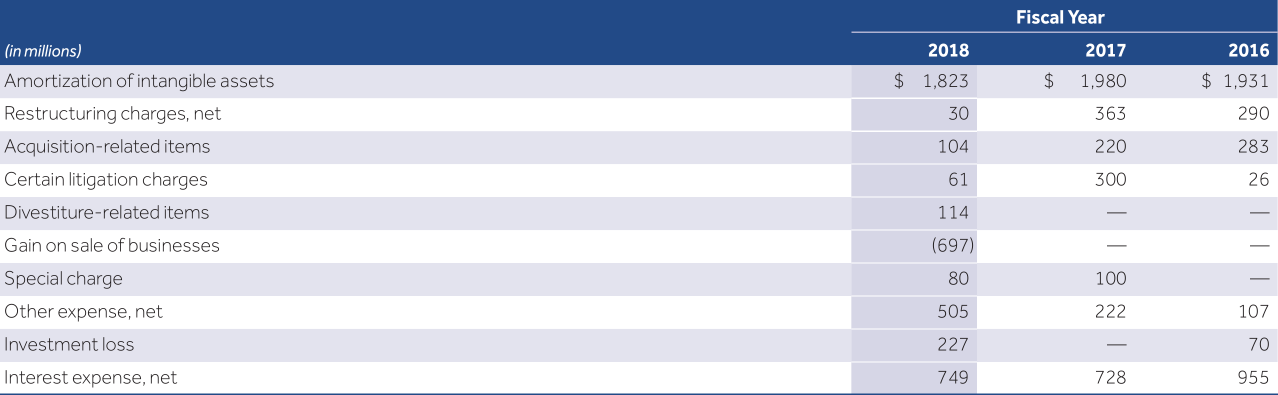
#> input picture dataset/test_data/file4.png, 2555 x 790 px (shown at 1/2 size)
$ jupyter execute --allow-errors ocr_predict.ipynb   (shell and % lines are left out)
#> lines starting #> are read from the running program, lines starting #| are printed output that depends on the picture; after the words box and inside, x2 and y2 are one past the last pixel; in counts of white or black regions, pixels touching at a corner belong together
### script/ocr_preprocess.py
import cv2
import matplotlib.pyplot as plt
import numpy as np
import os
from PIL import Image


def remove_background(img=None, method='binary',thresh=150, sharpen=True, tozero_thresh=None):
    """
    processes the input image by thresholding, sharpening, or recoloring,
    and returns a binary/grayscale image

    arguments
    -----------
    img             array, the input RGB image as a numpy array with shape (height, width, channel)
    method          str, method of image processing, e.g. 'binary', 'tozero', 'OTSU', 'adaptive'
                    -- 'binary' for binary thresholding --> generates binary image
                    -- 'tozero' for tozero thresholding --> generates grayscale image
                    -- 'OTSU' for OTSU thresholding --> generates binary image
                    -- 'adaptive' for adaptive thresholding --> generates binary image
    thresh          int, range [0,255], the threshold value for binary image, default = 150
    sharpen         bool, whether to sharpen the input image, default = True
    tozero_thresh   tuple/list, the low and high thresholds applied ONLY when method='tozero',
                    e.g. (100, 200) would change values under 100 to 0 (black) and change values
                    over 200 to 255 (white), default = None


    returns
    -----------
    _params         str, a string containing input parameter values
    thresh_values   array, the processed grayscale image as a numpy array with shape (height, width)

    """
    # make sure the input image is valid
    assert img is not None and method in ['binary', 'tozero', 'OTSU', 'adaptive']

    #sharpen (not applied to adaptive shresholding)
    if sharpen and method != 'adaptive':
        kernel = np.array([[0, -1, 0],
                           [-1, 5,-1],
                           [0, -1, 0]])
        img = cv2.filter2D(src=img, ddepth=-1, kernel=kernel)

    #grayscale
    gray = cv2.cvtColor(img, cv2.COLOR_BGR2GRAY) if img.shape[-1] == 3 else img

    func = cv2.THRESH_BINARY_INV

    if method == 'binary':
        ret, thresh_values = cv2.threshold(gray,thresh, 255, func)
    elif method == 'tozero':
        ret, thresh_values = cv2.threshold(gray, thresh, 255, cv2.THRESH_BINARY+cv2.THRESH_TOZERO)
    elif method == 'OTSU':
        ret, thresh_values = cv2.threshold(gray, thresh, 255, cv2.THRESH_OTSU)
    elif method == 'adaptive':
        thresh_values = cv2.adaptiveThreshold(~gray, 255, cv2.ADAPTIVE_THRESH_MEAN_C, func, 5, 10)

    # Further process each row for images with multiple background colors
    for row in range(thresh_values.shape[0]):
        if method == 'tozero':
            # tozero shresholding generates grayscale image instead of binary image
            ret, r = cv2.threshold(thresh_values[row,:].reshape(-1,1),thresh,255,cv2.THRESH_BINARY)
            # count occurrences of color values
            unique, counts = np.unique(r.reshape(-1,), return_counts=True)
            #thresh_values[row,:] = 0.7*r.reshape(-1,)+0.3*thresh_values[row,:]
            if tozero_thresh is not None and len(tozero_thresh) == 2 :
                l,h = tozero_thresh
                thresh_values[row,:] = np.where(thresh_values[row,:] >= h, 255, thresh_values[row,:])
                thresh_values[row,:] = np.where(thresh_values[row,:] <= l, 0, thresh_values[row,:])
        else:
            #count occurrences of color values
            unique, counts = np.unique(thresh_values[row,:], return_counts=True)

        dic = dict(zip(unique, counts))

        # if this row has no characters, skip
        if 0 not in dic.keys(): continue    #thresh_values[row,:] = 0*thresh_values[row,:]
        # if this row has white characters in a dark background, flip the colors
        elif 255 not in dic.keys() or dic[0] > dic[255]:
            # inverse colors
            thresh_values[row,:] = 255-thresh_values[row,:]


    _params = method+', shreshold='+ str(thresh) + int(sharpen)*', sharpened'
    #return a parameter string and a binary/grayscale image with white background
    return _params, thresh_values

def get_structure(thresh_values=None, binary=True):
    """
    gets structures of the binary/grayscale input image
    and returns a binary/grayscale image

    arguments
    -----------
    thresh_values   array, the input binary/grayscale image as a numpy array with shape (height, width)
    binary          bool, force to return a binary image if binary = True, default = True

    returns
    -----------
    thresh_values   array, the processed image with structural lines, as a numpy array with
                    shape (height, width)

    """
    # make sure the input image is valid
    assert thresh_values is not None

    row, col = thresh_values.shape
    thresh_values = np.where(thresh_values <= 150, 0, thresh_values)
    thresh_values = np.where(thresh_values >= 200, 255, thresh_values)

    v_lines = []
    # GET VERTICAL BORDER LINES
    for c in range(col):
        unique, counts = np.unique(thresh_values[:,c], return_counts=True)
        dic = dict(zip(unique, counts))
        #print(dic)
        if 0 not in dic.keys() or dic[0] <= 1: #thresh_values[:,c] = 0
            v_lines.append(c)

    # GET HORIZONTAL BORDER LINES
    for r in range(row):
        for c in range(col//10, col, 5):
            # if the row has a semi-structured/incomplete border line with length of at
            # least 1/10 of the width, complete the line
            if all(0 == thresh_values[r,(c-col//10):c]):
                thresh_values[r-2:r,:] = 0
                break
        unique, counts = np.unique(thresh_values[r,:], return_counts=True)
        dic = dict(zip(unique, counts))
        # if the row has no characters, draw a black line
        if 0 not in dic.keys():
            thresh_values[r,:] = 0
        # if the entire row is black, skip
        elif dic[0] == col: continue
        # if the row has characters, hide the characters with light colors
        else:
            thresh_values[r,:] = np.where(thresh_values[r,:] == 0, 220, thresh_values[r,:])

    #print(np.unique(thresh_values, return_counts=True))

    for c in v_lines:
        thresh_values[:,c-1:c+1] = 0

    if binary:
        ret, thresh_values = cv2.threshold(thresh_values, 160, 255, cv2.THRESH_BINARY)

    return thresh_values


def get_borders(structured=None, kernel0=2, kernel1=7,
                erode0_iter=1, erode1_iter=1, dilate0_iter=2, dilate1_iter=3,
                stripe0=4, stripe1=6, plot=True, img=None, img_name=None):
    """
    gets structures of the binary/grayscale input image
    and returns a binary/grayscale image

    arguments
    -----------
    structured      array, the input binary/grayscale image as a numpy array with shape (height, width)
    kernel0         int, range [1,height), the kernel size for cv2.MORPH_RECT. Used for horizontal border
                    lines, default = 2
                    -- Tip: for short tables or tables with many lines, use a smaller kernel0
    kernel1         int, range [1,width), the kernel size for cv2.MORPH_RECT. Used for vertical border lines,
                    default = 7
                    -- Tip: for wide tables or tables with a few columns, use a larger kernel1
    erode0_iter     int, range [1,inf), the number of iterations for horizontal erosion, default = 1
    erode1_iter     int, range [1,inf), the number of iterations for vertical erosion, default = 1
    dilate0_iter    int, range [1,inf), the number of iterations for horizontal dilation, default = 2
    dilate1_iter    int, range [1,inf), the number of iterations for vertical dilation, default = 3
    stripe0         int, range [1,inf), the minimum width for a horizontal line to be considered as a
                    border, default=4
    stripe1         int, range [1,inf), the minimum width for a vertical line to be considered as a
                    border, default=6
    plot            bool, display results if plot = True, default = True

    returns
    -----------
    coords          array, the processed image with structural lines, as a numpy array with
                    shape (height, width)

    """

    # make sure the input image is valid
    assert thresh_values is not None

    r,c = structured.shape

    #recognize horizontal lines
    kernel = cv2.getStructuringElement(cv2.MORPH_RECT,(1,kernel0))
    eroded = cv2.erode(structured, kernel, iterations = erode0_iter)
    dilatedrow = cv2.dilate(eroded, kernel, iterations = dilate0_iter)

    #recognize vertical lines
    kernel = cv2.getStructuringElement(cv2.MORPH_RECT,(kernel1,1))
    eroded = cv2.erode(structured, kernel, iterations = erode1_iter)
    #change iterations based on image quality
    dilatedcol = cv2.dilate(eroded, kernel, iterations = dilate1_iter)

    #recognize intersections
    bitwiseAnd = cv2.bitwise_and(dilatedcol,dilatedrow)

    #merge
    #merge = cv2.add(dilatedcol, dilatedrow)

    #get intersection coordinates
    xs, ys = np.where(bitwiseAnd>1)

    xs.sort()
    ys.sort()
    #print(np.unique(xs))
    #print(np.unique(ys))


    listx=[0]
    for i in range(1,len(xs)):
        if(xs[i]-xs[i-1] >= stripe0):
            listx.append((xs[i]+xs[i-1])//2)
    listx.append(r-1) #add the right edge

    listy=[0]
    for i in range(1,len(ys)):
        if(ys[i]-ys[i-1] >= stripe1):
            listy.append(ys[i]-stripe1)
    listy.append(c-1) #add the bottom edge


    coords = np.array([[x,y] for x in listx for y in listy])

    print('Row coordinates: ', listx)
    print('Column coordinates: ', listy)


    if plot:
        assert img is not None and img_name is not None
        plots_ = dict()
        if img is not None:
            plots_['original image with border coordinates'] = img
        subtitle = img_name + ': ' if img_name is not None else ""
        plots_['intersections'] = bitwiseAnd
        plots_['dilated rows'] = dilatedrow
        plots_['dilated columns'] = dilatedcol
        #plots_['merged'] = merge

        fig, axes = plt.subplots(len(plots_), 1, sharex=False, #True,
                         gridspec_kw=(dict(hspace=0.3,wspace=0.1)), figsize=(12,r//35*len(plots_))
                         )
        d_ = list(plots_.items())
        for i in range(len(plots_)):
            axes[i].imshow(cv2.cvtColor(d_[i][1], cv2.COLOR_BGR2RGB))
            axes[i].set_title(subtitle + d_[i][0])

        axes[0].scatter(coords.T[1], coords.T[0], s=15, c='r')
        plt.show()


    return coords

# [110 lines left out: function main, not called in this run]


# [2 lines that do not run on import are left out]

### ocr_predict.ipynb
## OCR Prediction

Paper: https://arxiv.org/abs/2001.01469

### I. Parse Data and OCR Training

For part 1, see ocr_parse_train.ipynb

### II. Predict

<b>Load Model</b>

[cell 1]
# add to tesseract langugage models

Source:
1. row with different colors
https://stackoverflow.com/questions/60067593/read-a-table-of-number-from-image-ocr-with-different-row-colour

[cell 2]

import cv2
import pytesseract as pt
from itertools import repeat
import matplotlib.pyplot as plt
import csv
import numpy as np
from PIL import Image, ImageFilter

[cell 3]
def show_images(raw, proc):
	# # Show image
	plt.figure(figsize=(12, 4))
	plt.title('Raw Image vs Processed Image')
	plt.subplot(2, 1, 1)
	plt.title('Raw')
	plt.imshow(cv2.cvtColor(raw, cv2.COLOR_BGR2RGB))
	plt.axis('off')
	plt.subplot(2, 1, 2)
	plt.title('Processed')
	plt.imshow(cv2.cvtColor(proc, cv2.COLOR_BGR2RGB))
	plt.axis('off')
	plt.tight_layout()
	plt.show()

# [6 lines left out: function enhance, not called in this run]

def adjust(image, sharpen=False, contrast=False):
	# image = cv2.resize(image, (int(image.shape[1] * 2), int(image.shape[0] * 2)), interpolation = cv2.INTER_AREA)

	gray = cv2.cvtColor(image, cv2.COLOR_BGR2GRAY)
	thresh = cv2.threshold(gray, 0, 255, cv2.THRESH_BINARY_INV + cv2.THRESH_OTSU)[1]

	# Repair horizontal table lines
	kernel = cv2.getStructuringElement(cv2.MORPH_RECT, (5,1))
	thresh = cv2.morphologyEx(thresh, cv2.MORPH_CLOSE, kernel, iterations=1)

	# Remove horizontal lines
	horizontal_kernel = cv2.getStructuringElement(cv2.MORPH_RECT, (55,2))
	detect_horizontal = cv2.morphologyEx(thresh, cv2.MORPH_OPEN, horizontal_kernel, iterations=2)
	cnts = cv2.findContours(detect_horizontal, cv2.RETR_EXTERNAL, cv2.CHAIN_APPROX_SIMPLE)
	cnts = cnts[0] if len(cnts) == 2 else cnts[1]
	# for c in cnts:
	# 	cv2.drawContours(image, [c], -1, (255,255,255), 9)

	# Remove vertical lines
	vertical_kernel = cv2.getStructuringElement(cv2.MORPH_RECT, (2,55))
	detect_vertical = cv2.morphologyEx(thresh, cv2.MORPH_OPEN, vertical_kernel, iterations=2)
	cnts = cv2.findContours(detect_vertical, cv2.RETR_EXTERNAL, cv2.CHAIN_APPROX_SIMPLE)
	cnts = cnts[0] if len(cnts) == 2 else cnts[1]
	# for c in cnts:
	# 	cv2.drawContours(image, [c], -1, (255,255,255), 9)

	# sharpen
	if sharpen:
		sharpen_filter = np.array([[0, -1, 0], [-1, 5, -1], [0, -1, 0]])
		image = cv2.filter2D(image, -1, sharpen_filter)
	if contrast:
		image = cv2.convertScaleAbs(image, alpha=1.5, beta=0)
	return image

<b>remove background</b>

[cell 4]
from script.ocr_preprocess import remove_background
img_name = "dataset/test_data/file4.png"
img = cv2.imread(img_name)
#> img is the input picture: shape (790, 2555, 3); mean B, G, R 224.1, 208.7, 202.2

#step1: remove background
plots_=dict()
plots_['original'] = img

# try different methods
for s in [True]: #[False, True]
    for m in ['binary','tozero','OTSU']: #'adaptive'
        for th in [150]: #[120, 125, 130]
            tozero_thresh = [100,200] if m == 'tozero' else None
            title, im = remove_background(img, method=m, thresh=th, sharpen=s,tozero_thresh = tozero_thresh)
            plots_.update({title:im})
#> this loop made 1 pass
#> pass 1, in remove_background, `ret, thresh_values = cv2.threshold(gray,thresh, 255, func)`:
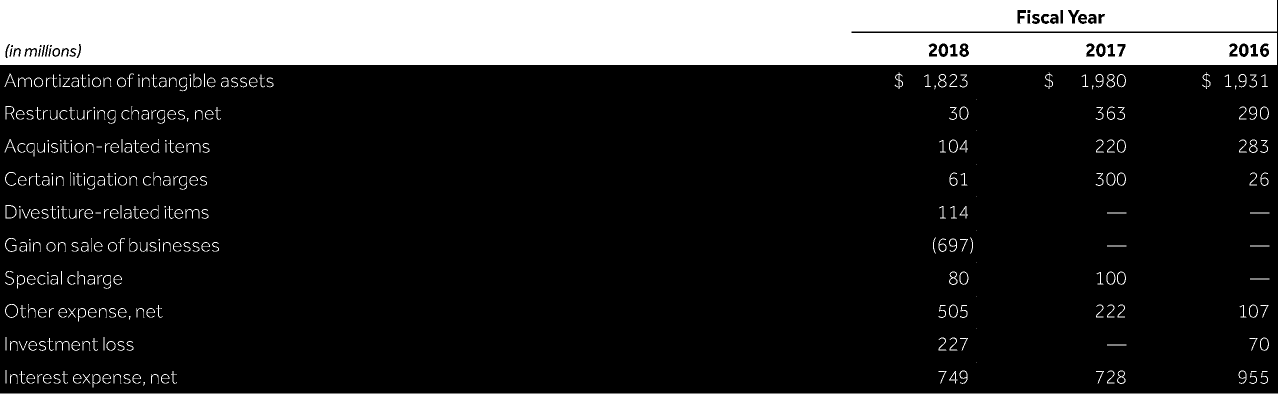
#> thresh_values: shape (790, 2555) (shown at 1/2 size); 17.7% white; 334 white regions (34 under 20 px), largest, box (x1, y1, x2, y2) and area: (0, 0, 2554, 130) 322643, (0, 787, 2555, 790) 7665, (11, 410, 33, 437) 159
#> after the loop, plots_ = 4 items
# plot
fig, axes = plt.subplots(len(plots_), 1, sharex=False, #True,
                         gridspec_kw=(dict(hspace=0.3,wspace=0.1)), figsize=(24,6*len(plots_))
                         )
d_ = list(plots_.items())
#> d_ = 4 items
for i in range(len(plots_)):
    axes[i].imshow(cv2.cvtColor(d_[i][1], cv2.COLOR_BGR2RGB))
    axes[i].set_title(img_name+': '+d_[i][0])
#> this loop made 4 passes

plt.show()
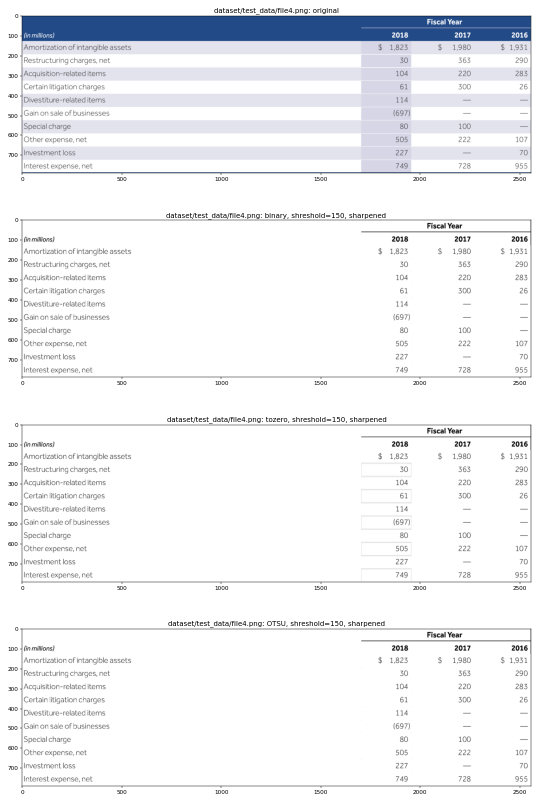
#> figure drawn by matplotlib, 4 panels

[cell 5]
from script.ocr_preprocess import get_structure, get_borders

def extract(test_file_path, output_text_path, method="table"):
	"""
    reads image of tabular data and perform ocr recognition
    and returns recognized text result with table structure

    arguments
    -----------
	test_file_path		string, path for input file to be recognized
	output_text_path	string, the output path for txt file
    method          	string, ("table", "cell"), the ocr recognition mode

    returns
    -----------
    data         	string, structured text of ocr recognizition result

    """
	assert method in ("table", "cell")

	image = cv2.imread(test_file_path)
	raw = image.copy()

	# adjust image
	image = adjust(image)
#> in adjust, `kernel = cv2.getStructuringElement(cv2.MORPH_RECT, (5,1))`: kernel = [[1, 1, 1, 1, 1]]
#> in adjust, `cnts = cv2.findContours(detect_horizontal, cv2.RETR_EXTERNAL, cv2.CHAI..`: cnts = 2 contours, 1 with area under 20; largest, box (x1, y1, x2, y2) and area: (0, 0, 2555, 132) 327940
#> in adjust, `vertical_kernel = cv2.getStructuringElement(cv2.MORPH_RECT, (2,55))`: vertical_kernel = 55 pairs, first value 1 to 1, second value 1 to 1
#> in adjust, `detect_vertical = cv2.morphologyEx(thresh, cv2.MORPH_OPEN, vertical_ke..`:
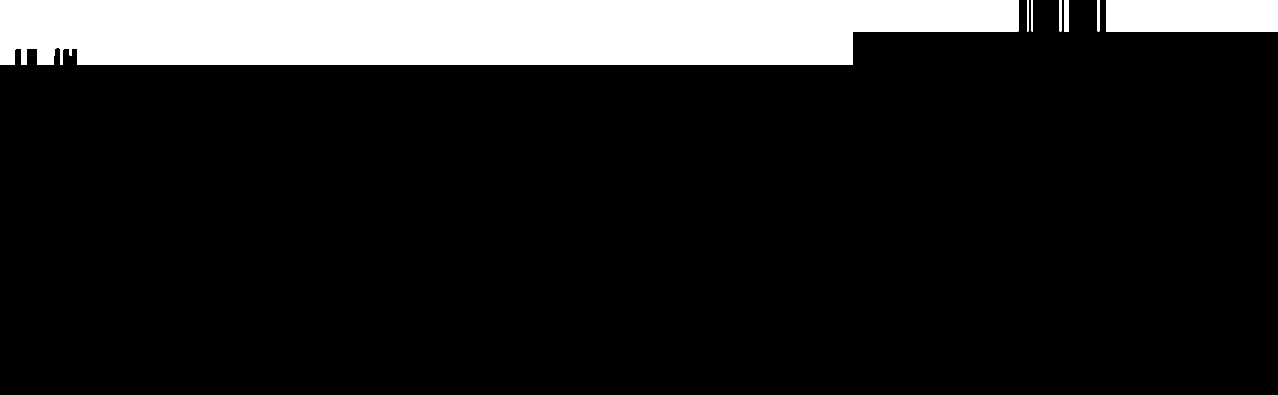
#> detect_vertical: shape (790, 2555) (shown at 1/2 size); 13% white; 7 white regions
#> in adjust, `cnts = cv2.findContours(detect_vertical, cv2.RETR_EXTERNAL, cv2.CHAIN_..`: cnts = 7 contours; box (x1, y1, x2, y2) and area: (0, 0, 2037, 130) 237880, (2212, 0, 2555, 63) 21204, (2128, 0, 2138, 63) 558, (2195, 0, 2199, 63) 186, (2119, 0, 2123, 63) 186, (2063, 0, 2066, 63) 124, (2054, 0, 2057, 63) 124
	_, image = remove_background(image, method="binary", thresh=150, sharpen=True, tozero_thresh = [100,200])

	# show preview
	show_images(raw, image)
#> in show_images, `plt.show()`:
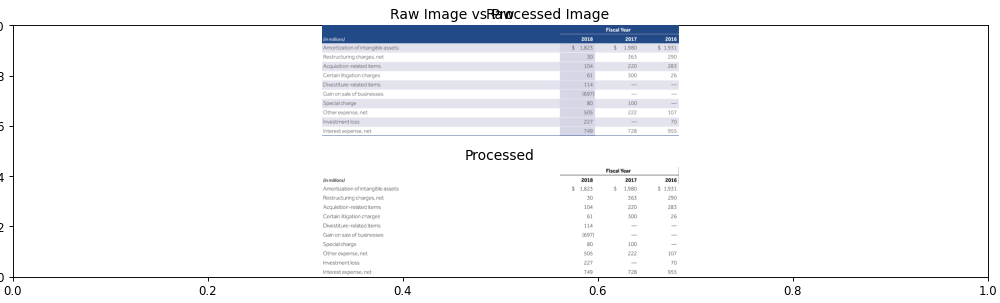
#> figure drawn by matplotlib, 2 panels

	# OCR
	# config options: https://stackoverflow.com/questions/44619077/pytesseract-ocr-multiple-config-options

	if method=="table":
		## Table-wise mode (--psm=6)
		data = pt.image_to_string(image, lang='fintabnet_full', config='--psm 6')
		print(data)

	elif method=="cell":
		# get the table structure
		thresh_values = get_structure(image, binary=True)

		# coordinates for border lines
		listx, listy = get_borders(thresh_values, plot=False, kernel1 = 7, erode0_iter=1, erode1_iter=1,
							dilate0_iter=2, dilate1_iter=3,
							stripe1=6,
							img=img, img_name=img_name)

		# record coordinates pairs
		coords = list()
		for i in range(len(listx)-1):
			coords.append((listx[i],listx[i+1],listy[0],listy[-1])) #(x_min, x_max, y_min, y_max)

		# ocr prediction
		rows = list()
		for i, coord in enumerate(coords):
			x_min, x_max, y_min, y_max = coord
			cell_image = image[x_min:x_max, y_min:y_max]
			row_data = pt.image_to_string(cell_image, lang='fintabnet_full', config='--psm 7')
			# print(row_data)
			rows.append(row_data)

		data = "".join(rows)
		print(data)


	# write data to txt
	with open(output_text_path, "w+") as f:
		f.write(data)

	return data

<b>table mode recognizition</b>

#> (a cell that did not finish here is left out)

<b>single cell mode recognition</b>

#> (a cell that did not finish here is left out)

#> in adjust (call 2), `cnts = cv2.findContours(detect_horizontal, cv2.RETR_EXTERNAL, cv2.CHAI..`: cnts = 2 contours, 1 with area under 20; largest, box (x1, y1, x2, y2) and area: (0, 0, 2555, 132) 327940
#> in adjust (call 2), `cnts = cv2.findContours(detect_vertical, cv2.RETR_EXTERNAL, cv2.CHAIN_..`: cnts = 7 contours; box (x1, y1, x2, y2) and area: (0, 0, 2037, 130) 237880, (2212, 0, 2555, 63) 21204, (2128, 0, 2138, 63) 558, (2195, 0, 2199, 63) 186, (2119, 0, 2123, 63) 186, (2063, 0, 2066, 63) 124, (2054, 0, 2057, 63) 124
#> the loop in get_structure, `for c in range(col):` made 2555 passes
#> (unique, counts, dic) on passes 10 to 12: ([0, 255], [4, 786], {0: 4, 255: 786}), ([0, 255], [30, 760], {0: 30, 255: 760}), ([0, 255], [177, 613], {0: 177, 255: 613})
#> after the loop in get_structure, `for r in range(row):`:
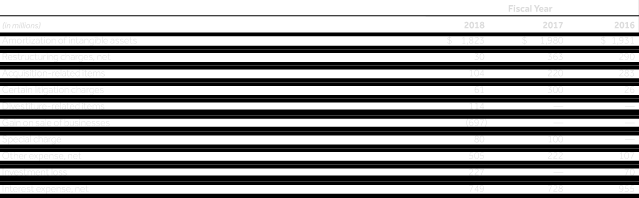
#> thresh_values: shape (790, 2555) (shown at 1/4 size); min 0, max 255, mean 152.4
#> the loop in get_structure, `for c in v_lines:` made 1186 passes
#> c on passes 10 to 12: 457, 458, 459
#> after the loop in get_structure, `for c in v_lines:`:
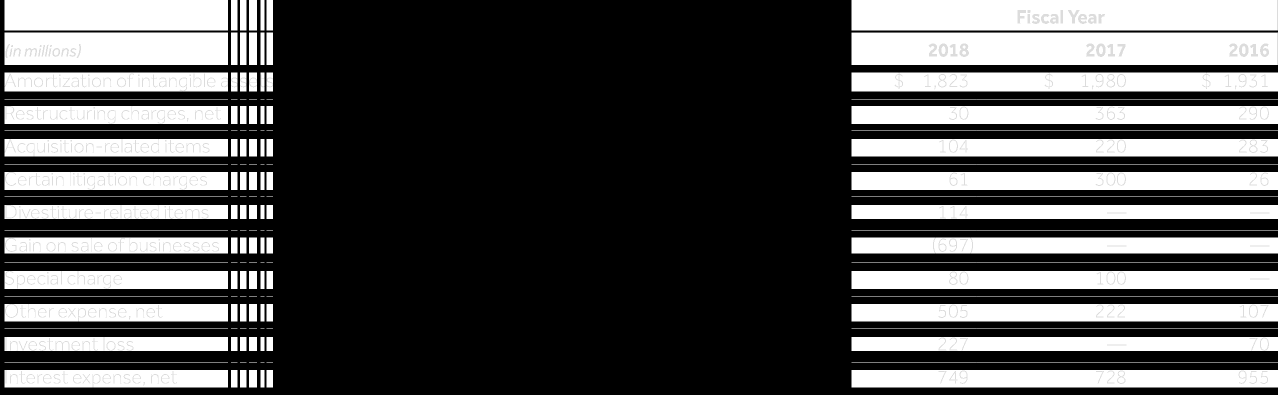
#> thresh_values: shape (790, 2555) (shown at 1/2 size); min 0, max 255, mean 81
